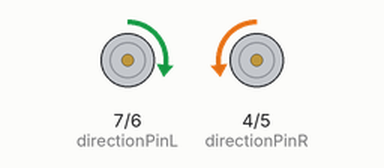
The sketch below on a simulated Arduino Uno, built with avr-gcc and run on an emulated ATmega328P. Shown: direction and speed pins drawn as motors (green arrow = direction pin HIGH = forward, orange = LOW = backward, longer = more drive).

Above: at 1.0 s.
At 3.0 s:
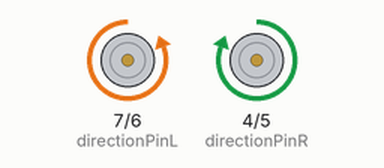
Timing chart, 0 to 5.2 s (numbered marks = the images above):
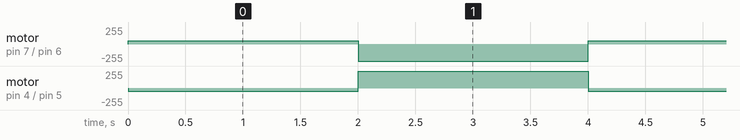

Measured:
- by itself, motor on pin 7 (directionPinL) / pin 6 (speedPinL): alternates backward 255/255 for 2.0 s and forward 50/255 for 2.0 s
- by itself, motor on pin 4 (directionPinR) / pin 5 (speedPinR): alternates forward 255/255 for 2.0 s and backward 50/255 for 2.0 s

The sketch:

testingMotors.ino
```cpp
/*
Stevens IEEE 2016
Bryan Charalambous
*/

int speedPinR = 5;
int directionPinR = 4;

int speedPinL = 6;
int directionPinL = 7;

void setup()
{
  pinMode(directionPinR, OUTPUT);
  pinMode(speedPinR, OUTPUT);

  pinMode(directionPinL, OUTPUT);
  pinMode(speedPinL, OUTPUT);

}

void loop()
{
  setMotors(50, false);
  delay(2000);
  setMotors(255, true);
  delay(2000);
}

void setMotors(int speed, boolean reverse)
{
  setMotorR(speed, reverse);
  setMotorL(speed, ! reverse);
}

void setMotorR(int speed, boolean reverse)
{
  analogWrite(speedPinR, speed);
  digitalWrite(directionPinR, reverse);
}

void setMotorL(int speed, boolean reverse)
{
  analogWrite(speedPinL, speed);
  digitalWrite(directionPinL, reverse);
}
```
